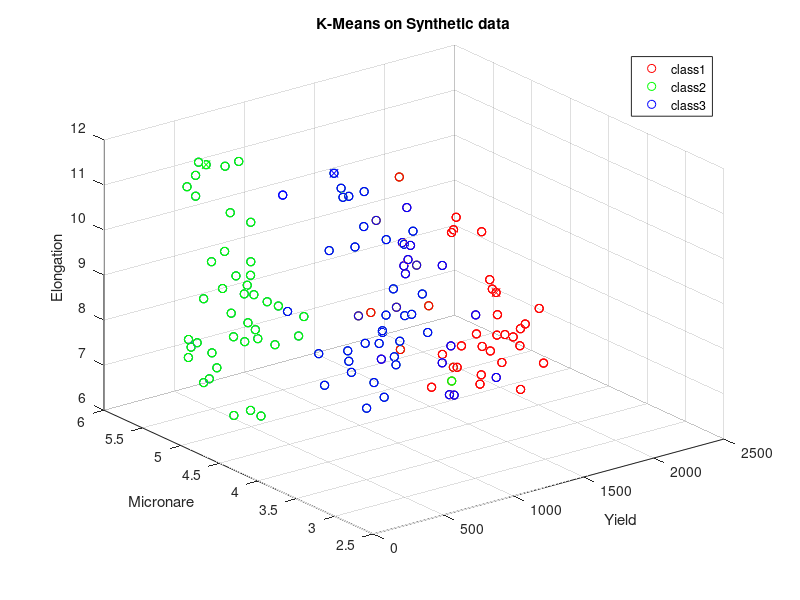
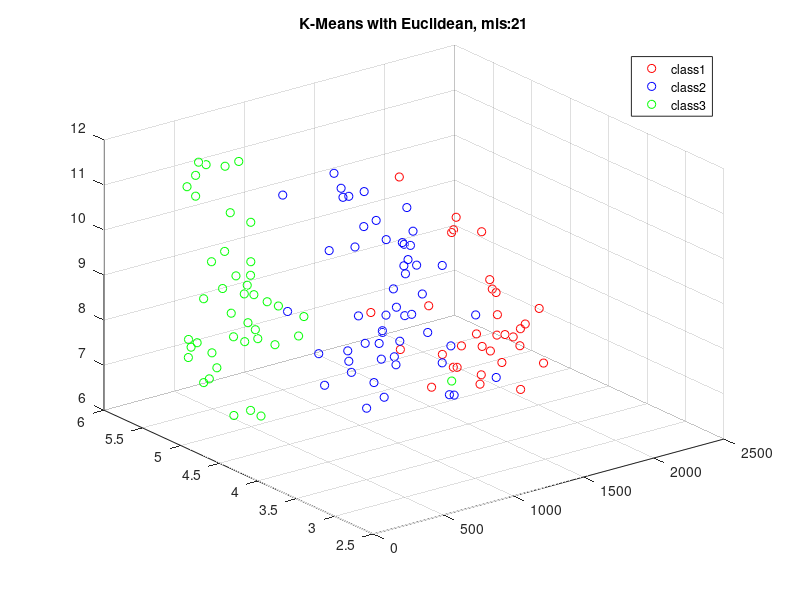

Recreate these plots in MATLAB, in order.
clear,clc;

load('fea1.mat');
%% Synthetic Data

% Generating Class1
class1=fea1(1:42,:);

% Generating Class2
class2=fea1(43:84,:);

% G0enerating Class3
class3=fea1(85:126,:);

%Plot % MIC STRENGTH ELONGATION, MIC LENGTH ELONGATION, MIC LENGTH Strength
figure(2);
scatter3(class1(:,1),class1(:,2),class1(:,3),'r');
xlabel('Yield'); ylabel('Micronare'); zlabel('Elongation');
hold on;
scatter3(class2(:,1),class2(:,2),class2(:,3),'g');
scatter3(class3(:,1),class3(:,2),class3(:,3),'b');
legend('class1','class2','class3');
title(['Cotton field data']);

%% K means Algorothm
k=3;
class1=fea1(1:42,:);
class2=fea1(43:84,:);
class3=fea1(85:126,:);
X(:,:) = fea1(:,:);
Axis=axis;
xmin=Axis(1);
xMax=Axis(2);
ymin=Axis(3);
yMax=Axis(4);
zmin=Axis(5);
zMax=Axis(6);

%Initial guessing cetroid
Random=randperm(size(X,1));
Test=[34,57,95];
Centroid = X(Test(:),:);
x=Centroid(:,1);
y=Centroid(:,2);
z=Centroid(:,3);
plot3(x(1),y(1),z(1),'rx');
plot3(x(2),y(2),z(2),'bx');
plot3(x(3),y(3),z(3),'gx');

time=0;
isChanged=true;
while(isChanged)
    time=time+1;
    isChanged=false;
    if(time~=1)
        C1=X(find(X(:,4)==1),:);
        C2=X(find(X(:,4)==2),:);
        C3=X(find(X(:,4)==3),:);
        x(1)=mean(C1(:,1));
        y(1)=mean(C1(:,2));
        z(1)=mean(C1(:,3));
        x(2)=mean(C2(:,1));
        y(2)=mean(C2(:,2));
        z(2)=mean(C2(:,3));
        x(3)=mean(C3(:,1));
        y(3)=mean(C3(:,2));
        z(3)=mean(C3(:,3));
        figure(2);
        scatter3(C1(:,1),C1(:,2),C1(:,3),'r');
        xlabel('Yield'); ylabel('Micronare'); zlabel('Elongation');
        hold on;
        scatter3(C2(:,1),C2(:,2),C2(:,3),'b');
        scatter3(C3(:,1),C3(:,2),C3(:,3),'g');
        legend('class1','class2','class3');
        title(['K-Means on Synthetic data']);
    end
    for i=1:size(fea1,1)
        min=100000000;
        for j=1:k
            D=[X(i,1),X(i,2),X(i,3);x(j),y(j),z(j)];
            distance=pdist(D);
            if(distance<min)
                min=distance;
                min_index=j;
            end
        end
        if(time~=1)
            if(X(i,4)~=min_index)
                isChanged=true;
                X(i,4) = min_index;
            end
        else
            X(i,4) = min_index;
            isChanged=true;
        end
    end
end

C1=X(find(X(:,4)==1),:);
C2=X(find(X(:,4)==2),:);
C3=X(find(X(:,4)==3),:);


%% Calculate the mis-classified
Label_C1 = C1(1,4);
mis_C1 = length(find(X(1:42,4)~=Label_C1));
Label_C2 = C2(1,4);
mis_C2 = length(find(X(43:84,4)~=Label_C2));
Label_C3 = C3(1,4);
mis_C3 = length(find(X(85:126,4)~=Label_C3));
mis = mis_C1 + mis_C2 + mis_C3

figure(3);
xlabel('Yield'); ylabel('Micronare'); zlabel('Elongation');
scatter3(C1(:,1),C1(:,2),C1(:,3),'r');
hold on;
scatter3(C2(:,1),C2(:,2),C2(:,3),'b');
scatter3(C3(:,1),C3(:,2),C3(:,3),'g');
legend('class1','class2','class3');
str = sprintf('K-Means with Euclidean, mis:%d', mis);
title(str);